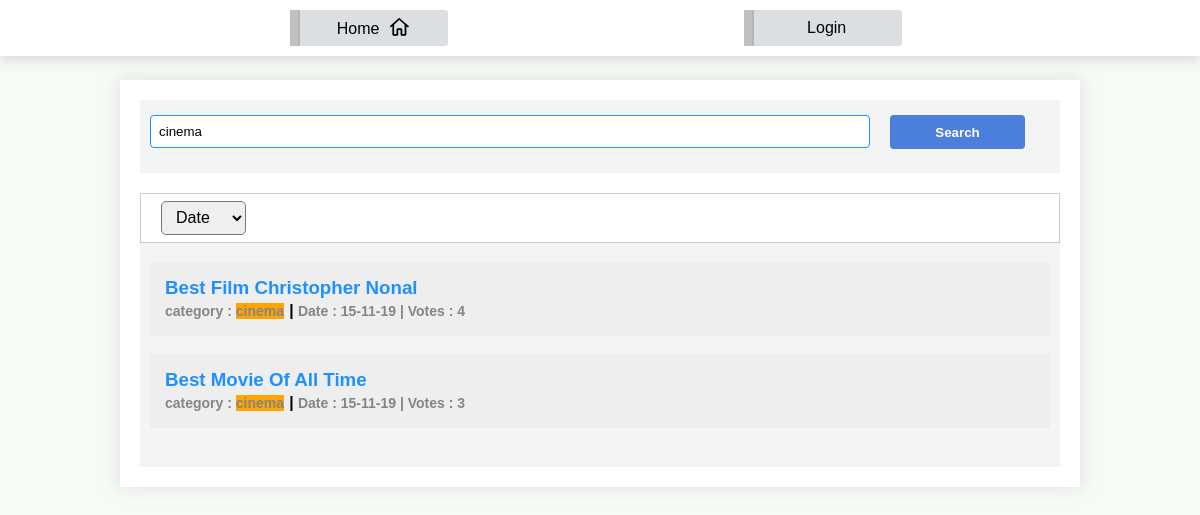
Before: /search.php?searchkey=cinema with the older database file.
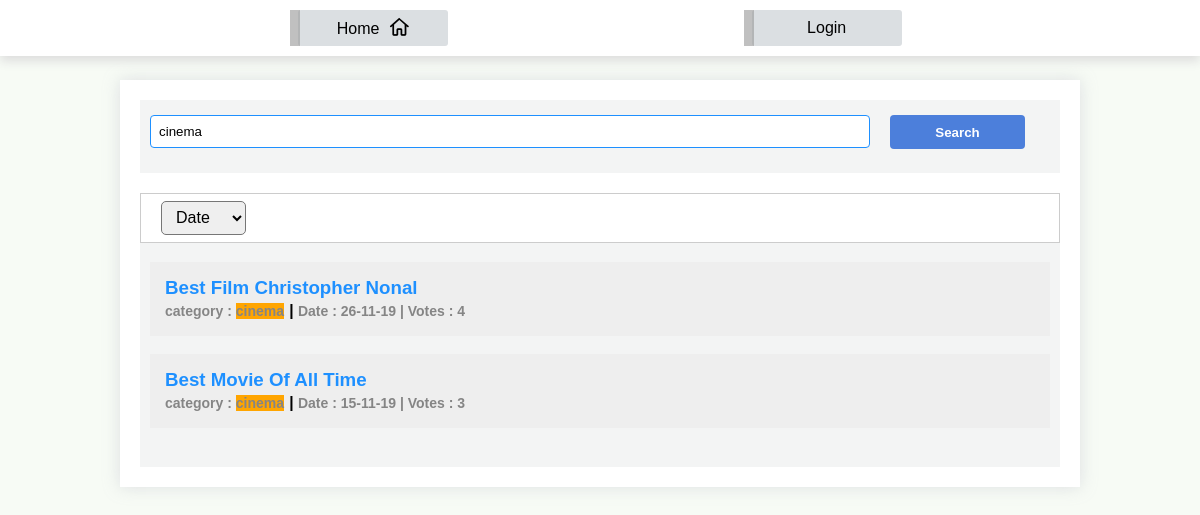
After: the same page with the newer database file.
### tables this page shows
CREATE TABLE `polls` (
  `poll_id` int(255) UNSIGNED NOT NULL,
  `poll_category` varchar(100) DEFAULT NULL,
  `poll_user_id` int(255) UNSIGNED NOT NULL,
  `poll_name` longtext NOT NULL,
  `poll_created_at` timestamp NOT NULL DEFAULT current_timestamp() ON UPDATE current_timestamp(),
  `poll_likes` int(10) UNSIGNED DEFAULT 0,
  `poll_dislikes` int(10) UNSIGNED DEFAULT 0,
  `poll_view` int(10) UNSIGNED DEFAULT 0,
  `poll_status` int(11) DEFAULT 1
);

### helper.php (called while the page is built, shortened)
<?php
    function issLoggedIn() {
        if( isset($_SESSION["pollsite_username"]) && isset($_SESSION["pollsite_user_id"]) ) {
            return 1;
        } else {
            return 0;
        }
    }
?>

### search.php (the view, shortened to what this page needs)
<?php session_start(); require_once("db.php");
    if ( isset($_GET["searchkey"]) ) {
        $keyWord = $_GET["searchkey"];
    } else {
        $keyWord = "";
    }
?>
<!DOCTYPE html>
<html lang="en">
    <head>
        <?php
            require_once("common_stylesheet_links.php");
        ?>
        <link rel="stylesheet" href="css/search.css">
    </head>
    <body>
        <?php
            require_once("navbar.php");
        ?>
        <div class="container">
            <div class="search-box">
                <form action="search.php" method="get">
                    <input type="text" placeholder="search..." name="searchkey" id="searchkey" value='<?php echo $keyWord; ?>'>
                    <button type="submit">Search</button>
                </form>
            </div>
            <div class="search-result">
                <div class="search-result-header">
                    <select name="" id="" class='sort-order' onchange='sortSearchResult(this)'>
                        <option value="date" >Date</option>
                    </select>
                </div>
                <?php
                    if( (isset($_GET["searchkey"]) && strlen($_GET["searchkey"]) > 0) || $_GET["searchkey"] == "*" ) {
                        $conn = (new db())->conn;
                        $key = $_GET["searchkey"] == "*" ? "" : $_GET["searchkey"];
                        $r = $conn->query("SELECT *,(select count(*) from votes where vote_poll_id=polls.poll_id) as poll_votes FROM polls WHERE poll_name LIKE '%$key%' OR poll_category LIKE '%$key%'");
                        while( $result = $r->fetch(PDO::FETCH_ASSOC) ) {
                            $poll_name = $result["poll_name"];
                            $poll_id = $result["poll_id"];
                            $poll_category = $result["poll_category"];
                            $poll_votes = $result["poll_votes"];
                            $poll_date = date_format(date_create(explode(" ",$result["poll_created_at"])[0]),"d-m-y ");
                            echo "
                                <h3 class='result'>
                                    <a class='poll-link' href='poll.php?pollid=$poll_id'>$poll_name</a>
                                    <small class='poll-link-cat' style='color: #858585;font-size: 14px;text-indent:10px;'>category : $poll_category</small> <small>|  </small>
                                    <small class='poll-link-date' style='color: #858585;font-size: 14px;text-indent:10px;'>Date : $poll_date | </small>
                                    <small class='poll-link-vote' style='color: #858585;font-size: 14px;text-indent:10px;'>Votes : $poll_votes</small>
                                </h3>";
                        }
                    }
                ?>
            </div>
        </div>
    </body>
</html>

### common_stylesheet_links.php
<link rel="stylesheet" href="css/common.css">
<link rel="stylesheet" type="text/css" href="css/font/flaticon.css">

### navbar.php
<nav>
    <div class="navbar">
        <a href="index.php">
            <div class="nav-item home">
                Home <span style='' class='flaticon-house'></span>
            </div>
        </a>
            <?php require_once("helper.php"); require_once("db.php");
                if ( issLoggedIn() ) {
                    $username = $_SESSION["pollsite_username"];
                    $userfullname = $_SESSION["pollsite_userfullname"];
                    $userid = $_SESSION["pollsite_user_id"];
                    echo "
                        <a href='dashboard.php' title='click to visit dashboard'><div class='nav-item dashboard'>
                            Dashboard <span style='' class='flaticon-settings-1'></span>
                        </div></a>
                        <a href='addnewpoll.php' title='click to create a new poll'>
                            <div class='nav-item new-poll'>
                                Make a Poll <span class='add-new-poll-icon' style='
                                                        display: inline-block;
                                                        background: black;
                                                        color: white;
                                                        /* padding: 0px 6px; */
                                                        border-radius: 50%;
                                                        width: 21px;
                                                        height: 21px;
                                                        line-height: 18px;
                                                        text-align: center;
                                                                    '>✚</span>
                            </div>
                        </a>
                        <a class='user' data-user-id='$userid' data-user-name='$username' data-user-fullname='$userfullname' href='user.php?userid=$userid' title='click to visit your profile page'>
                            <div class='nav-item profile'>
                                $username <span style='' class='flaticon-avatar'></span>
                            </div>
                        </a>
                        ";
                        require_once("notification.php");
                        echo "
                        <a class='user' href='messege.php' title='click to see all messege'>
                            <div class='nav-item massege' >
                                Messege <span style='' class='flaticon-chat-1'></span>
                            </div>
                        </a>
                        <a href='signout.php' title='click to signout'>
                            <div class='nav-item signout'>
                                Sign Out
                            </div>
                        </a>
                        ";
                } else {
                    echo "
                        <div class='nav-item login' onclick='showLogin()'>
                            <span class='loginButton'>Login</span>
                        </div>
                    ";
                }
            ?>
    </div>
</nav>

### css/common.css (style rules this page uses)
* { font-family:'Franklin Gothic Medium', 'Arial Narrow', Arial, sans-serif; }
* { box-sizing: border-box; }
button,input[type='checkbox'] { cursor:pointer; }
a,.show-more { text-decoration:none; color: dodgerblue; cursor: pointer; }
body { overflow-y: scroll; background-color: #f7fbf5; margin: 0px; padding: 0px; }
.navbar { background: white; box-shadow: 0 5px 10px #ddd; position: fixed; top: 0px; display: flex; width: 100%; justify-content: space-evenly; padding: 10px 0px; z-index:100; }
.navbar .nav-item { padding: 8px 10px; color: black; min-width: 150px; font-size: 16px; background: #dbdfe2; border-radius: 3px; margin:0px 5px; text-align: center; cursor: pointer; transition-duration:.1s; box-sizing:border-box; position: relative; line-height: 19px; }
.navbar .nav-item::before { content:""; width:10px; height:100%; position:absolute; left:-8px; top:0px; background:#9e9e9ea6; }
.navbar .nav-item span { border: 2px solid transparent; }
.navbar a { text-decoration: none!important; }
button { padding: 4px 13px; outline: none; border: none; border-radius: 3px; transform: translateY(-8px); background: #4c7fdb; color: white; margin-right: 14px; font-family:verdana; font-weight:bold; }

### css/search.css (style rules this page uses)
* { font-family:'Franklin Gothic Medium', 'Arial Narrow', Arial, sans-serif; }
.container { margin: 80px auto; background: white; padding: 20px; width: 80%; box-shadow: 0px 0px 16px #aaaabb57; overflow-y: auto; }
.search-box { width: 100%; background: rgba(211, 213, 214, 0.267); position: relative; padding: 10px; padding-bottom: 20px; margin-bottom: 20px; display: flex; }
.search-box #searchkey { width: 80%; max-height: 41px; display: block; padding: 8px; top: 5px; margin-bottom: 10px; position: relative; border-radius: 4px; border: 1px solid dodgerblue; outline: none; float: left; margin-right: 20px; }
form { width:100%; }
form button { padding:10px 0px; }
button { margin: unset; padding: unset; top:unset; left: unset; transform: unset; width: 15%; max-height: 34px; top: 5px; position: relative; border-radius: 4px; border:#aaa; box-shadow: unset; font-family:'Franklin Gothic Medium', 'Arial Narrow', Arial, sans-serif; }
.search-result { width: 100%; min-height: 80px; background: rgba(211, 213, 214, 0.267); position: relative; padding: 10px; padding-bottom: 20px; padding-top: 50px; text-align: justify; }
.search-result .search-result-header { position: absolute; top:0px; left: 0px; background: white; border: 1px solid #ccc; width: 100%; height: 50px; line-height: 47px; padding: 0px 20px; }
.search-result .search-result-header .sort-order { padding: 6.5px 10px; border-radius: 5px; font-family: 'Franklin Gothic Medium', 'Arial Narrow', Arial, sans-serif; font-size: 16px; display: inline-block; cursor: pointer; }
.search-result .result { background:#eee; padding:15px 15px; }
.poll-link { display: block; }

Changed rows visible on the page:
changed polls (number 1 of 2 on the later page): poll_created_at "15-11-19" → "26-11-19"
